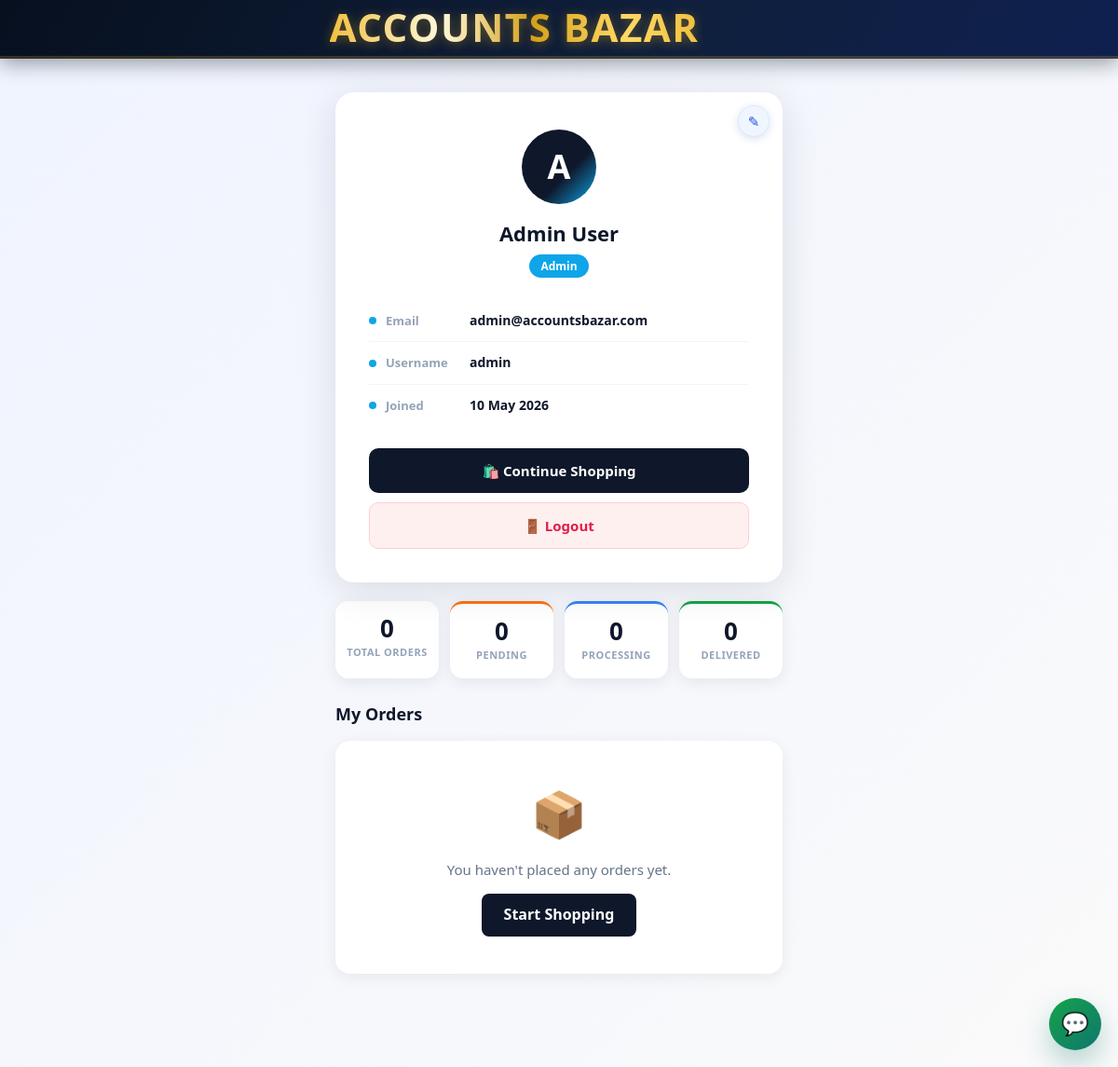
The app's page /profile.php (signed in) with its own data.
### tables this page shows
CREATE TABLE IF NOT EXISTS users (
    id INT AUTO_INCREMENT PRIMARY KEY,
    username VARCHAR(100) UNIQUE NOT NULL,
    email VARCHAR(255) UNIQUE NOT NULL,
    password VARCHAR(255) NOT NULL,
    first_name VARCHAR(100),
    last_name VARCHAR(100),
    phone VARCHAR(20),
    address VARCHAR(255),
    city VARCHAR(100),
    country VARCHAR(100),
    postal_code VARCHAR(20),
    user_type ENUM('customer', 'admin') DEFAULT 'customer',
    is_active TINYINT(1) DEFAULT 1,
    created_at TIMESTAMP DEFAULT CURRENT_TIMESTAMP,
    updated_at TIMESTAMP DEFAULT CURRENT_TIMESTAMP ON UPDATE CURRENT_TIMESTAMP,
    INDEX idx_email (email),
    INDEX idx_username (username)
);

### products/includes/db.php (called while the page is built, shortened)
<?php
class Database {
    private $host;
    private $db_user;
    private $db_pass;
    private $db_name;
    private $conn;
    public function __construct() {
        $this->host = DB_HOST;
        $this->db_user = DB_USER;
        $this->db_pass = DB_PASS;
        $this->db_name = DB_NAME;
        $this->connect();
    }
    private function connect() {
        $attempts = array();
        $credentialSets = array(
            array($this->host, $this->db_user, $this->db_pass)
        );
        if (defined('DB_FALLBACK_HOST') && defined('DB_FALLBACK_USER') && defined('DB_FALLBACK_PASS')) {
            $credentialSets[] = array(DB_FALLBACK_HOST, DB_FALLBACK_USER, DB_FALLBACK_PASS);
        }
        $dbNames = $this->buildDbNameVariants(
            $this->db_name,
            defined('DB_FALLBACK_NAME') ? DB_FALLBACK_NAME : ''
        );
        foreach ($credentialSets as $set) {
            foreach ($dbNames as $dbName) {
                $attempts[] = array($set[0], $set[1], $set[2], $dbName);
            }
        }
        foreach ($attempts as $attempt) {
            $this->conn = $this->tryConnect($attempt[0], $attempt[1], $attempt[2], $attempt[3]);
            if ($this->conn) {
                break;
            }
        }
        $this->ensureSchemaCompatibility();
    }
    private function tryConnect($host, $user, $pass, $name) {
        try {
            $conn = @new mysqli($host, $user, $pass, $name);
            return $conn;
        } catch (Throwable $e) {
            return null;
        }
    }
    private function buildDbNameVariants($primaryName, $fallbackName) {
        $names = array();
        return $names;
    }
    private function columnExists($table, $column) {
        $tableEsc = $this->conn->real_escape_string($table);
        $colEsc = $this->conn->real_escape_string($column);
        $sql = "SELECT COUNT(*) AS c
                FROM information_schema.COLUMNS
                WHERE TABLE_SCHEMA = DATABASE()
                  AND TABLE_NAME = '{$tableEsc}'
                  AND COLUMN_NAME = '{$colEsc}'";
        $res = $this->conn->query($sql);
        $row = $res->fetch_assoc();
        return ((int) ($row['c'] ?? 0)) > 0;
    }
    private function ensureSchemaCompatibility() {
        $this->ensureAiPromptsCompatibility();
    }
    private function ensureAiPromptsCompatibility() {
        $this->conn->query(
            "CREATE TABLE IF NOT EXISTS ai_prompts (
                id INT AUTO_INCREMENT PRIMARY KEY,
                prompt_text TEXT NOT NULL,
                image_path VARCHAR(255) DEFAULT NULL,
                created_at TIMESTAMP DEFAULT CURRENT_TIMESTAMP
            )"
        );
        if ($this->columnExists('ai_prompts', 'prompt') && !$this->columnExists('ai_prompts', 'prompt_text')) {
            $this->conn->query("ALTER TABLE ai_prompts ADD COLUMN prompt_text TEXT NULL");
            $this->conn->query("UPDATE ai_prompts SET prompt_text = prompt WHERE (prompt_text IS NULL OR prompt_text = '')");
        }
        $this->conn->query("UPDATE ai_prompts SET prompt_text = COALESCE(NULLIF(prompt_text, ''), 'Untitled prompt')");
        $this->conn->query(
            "CREATE TABLE IF NOT EXISTS ai_prompt_reactions (
                id INT AUTO_INCREMENT PRIMARY KEY,
                prompt_id INT NOT NULL,
                user_id INT NOT NULL,
                reaction ENUM('like', 'unlike') NOT NULL,
                created_at TIMESTAMP DEFAULT CURRENT_TIMESTAMP,
                updated_at TIMESTAMP DEFAULT CURRENT_TIMESTAMP ON UPDATE CURRENT_TIMESTAMP,
                UNIQUE KEY unique_prompt_user (prompt_id, user_id),
                INDEX idx_prompt_reaction (prompt_id, reaction)
            )"
        );
    }
}
?>

### profile.php (the view, shortened to what this page needs)
<?php
require_once 'products/config/config.php';
require_once 'products/includes/db.php';
$user = null;
$orders = [];
$orderStats = ['total' => 0, 'pending' => 0, 'delivered' => 0, 'processing' => 0, 'cancelled' => 0];
try {
    $db   = new Database();
    $conn = $db->getConnection();
    $stmt = $conn->prepare('SELECT id, username, email, first_name, last_name, phone, user_type, created_at FROM users WHERE id = ? LIMIT 1');
    $stmt->bind_param('i', $_SESSION['user_id']);
    $stmt->execute();
    $result = $stmt->get_result();
    $user   = $result ? $result->fetch_assoc() : null;
} catch (Exception $e) {
    $user = null;
}
$displayName = $_SESSION['name'] ?? ($user['first_name'] ?? $user['username'] ?? 'User');
$initial     = strtoupper(substr($displayName, 0, 1));
?>
<!DOCTYPE html>
<html lang="en">
<head>
    <link rel="stylesheet" href="css/style.css">
    <link rel="stylesheet" href="css/mobile.css">
</head>
<body>
    <header class="header">
        <div class="container">
            <nav class="navbar">
                <div class="store-brand">
                    <a href="index.php" style="text-decoration:none;">
                        <span class="store-title">Accounts Bazar</span>
                    </a>
                </div>
            </nav>
        </div>
    </header>
    <div class="profile-page">
        <div class="profile-card">
            <?php if ($user): ?>
                <a class="profile-edit-icon" href="profile.php?edit=1" aria-label="Edit billing info" title="Edit Billing Info">✎</a>
                <div class="profile-avatar"><?php echo htmlspecialchars($initial); ?></div>
                <div class="profile-name"><?php echo htmlspecialchars($displayName); ?></div>
                <div class="profile-badge">
                    <span><?php echo htmlspecialchars($user['user_type'] ?? 'customer'); ?></span>
                </div>
                <ul class="profile-info-list">
                    <li>
                        <span class="pil-dot"></span>
                        <span class="pil-label">Email</span>
                        <span class="pil-value"><?php echo htmlspecialchars($user['email'] ?? ''); ?></span>
                    </li>
                    <li>
                        <span class="pil-dot"></span>
                        <span class="pil-label">Username</span>
                        <span class="pil-value"><?php echo htmlspecialchars($user['username'] ?? ''); ?></span>
                    </li>
                    <?php if (!empty($user['created_at'])): ?>
                    <li>
                        <span class="pil-dot"></span>
                        <span class="pil-label">Joined</span>
                        <span class="pil-value"><?php echo date('d M Y', strtotime($user['created_at'])); ?></span>
                    </li>
                    <?php endif; ?>
                </ul>
                <div class="profile-actions">
                    <a class="profile-btn profile-btn-shop" href="shop.php">🛍️ Continue Shopping</a>
                    <a class="profile-btn profile-btn-logout" href="profile.php?logout=1">🚪 Logout</a>
                </div>
            <?php else: ?>
                <p style="text-align:center;color:#64748b;">Could not load profile. <a href="login.php">Login again</a></p>
            <?php endif; ?>
        </div>
        <div class="order-stats-row">
            <div class="order-stat-box">
                <div class="osb-num"><?php echo $orderStats['total']; ?></div>
                <div class="osb-label">Total Orders</div>
            </div>
            <div class="order-stat-box osb-pending">
                <div class="osb-num"><?php echo $orderStats['pending']; ?></div>
                <div class="osb-label">Pending</div>
            </div>
            <div class="order-stat-box osb-processing">
                <div class="osb-num"><?php echo $orderStats['processing']; ?></div>
                <div class="osb-label">Processing</div>
            </div>
            <div class="order-stat-box osb-delivered">
                <div class="osb-num"><?php echo $orderStats['delivered']; ?></div>
                <div class="osb-label">Delivered</div>
            </div>
        </div>
        <div class="orders-section">
            <h2 class="orders-title">My Orders</h2>
            <?php if (empty($orders)): ?>
                <div class="orders-empty">
                    <div style="font-size:48px;margin-bottom:10px;">📦</div>
                    <div style="color:#64748b;font-size:15px;">You haven't placed any orders yet.</div>
                    <a href="shop.php" style="display:inline-block;margin-top:14px;background:#0f172a;color:#fff;padding:10px 24px;border-radius:8px;font-weight:800;text-decoration:none;">Start Shopping</a>
                </div>
            <?php endif; ?>
        </div>
    </div>
</body>
</html>

### css/style.css (style rules this page uses)
* { margin: 0; padding: 0; box-sizing: border-box; }
html { scroll-behavior: smooth; }
:root { --brand-900: #07101f; --brand-800: #0f1f3c; --brand-700: #162444; --accent-gold: #d4a017; --accent-gold-light: #f0c040; --accent-gold-dark: #a07810; --accent-blue: #1a56db; --accent-blue-light: #3b82f6; --text-900: #0d1525; --text-700: #1e293b; --text-500: #475569; --surface-white: #ffffff; --surface-100: #f8f9fc; --surface-200: #f0f4fa; --border-100: #e2e8f0; --shadow-sm: 0 2px 8px rgba(7,16,31,0.08); --shadow-md: 0 8px 24px rgba(7,16,31,0.12); --shadow-lg: 0 16px 40px rgba(7,16,31,0.16); --radius-card: 14px; --radius-btn: 10px; }
body { font-family: 'Segoe UI', Tahoma, Geneva, Verdana, sans-serif; line-height: 1.6; color: var(--text-900); background: #f0f4fa; background-image: radial-gradient(ellipse at 0% 0%, rgba(212,160,23,0.07) 0%, transparent 55%), radial-gradient(ellipse at 100% 100%, rgba(26,86,219,0.07) 0%, transparent 55%); background-attachment: fixed; }
.container { max-width: 1200px; margin: 0 auto; padding: 0 20px; }
.header .container { max-width: 100%; margin: 0; padding: 0; }
.header { background: linear-gradient(120deg, var(--brand-900) 0%, var(--brand-800) 60%, #0f2050 100%); color: white; padding: 0; box-shadow: 0 6px 20px rgba(7,16,31,0.38), inset 0 -1px 0 rgba(212,160,23,0.25); position: sticky; top: 0; z-index: 100; border-bottom: 2px solid rgba(212,160,23,0.22); }
.navbar { display: flex; justify-content: center; align-items: center; padding: 8px 0; gap: 14px; width: 100%; position: relative; }
.store-brand { display: flex; align-items: center; justify-content: center; gap: 0; width: 100%; padding-right: 96px; }
.store-title { font-size: 42px; line-height: 1; font-family: "Arial Black", Impact, "Segoe UI", sans-serif; font-weight: 900; letter-spacing: 1.5px; background: linear-gradient( 90deg, #f0c040 0%, #fff8dc 30%, #d4a017 55%, #ffd966 80%, #f0c040 100% ); -webkit-background-clip: text; background-clip: text; -webkit-text-fill-color: transparent; text-transform: uppercase; filter: drop-shadow(0 2px 6px rgba(212,160,23,0.45)); }

### records on screen
users: user_type "Admin", email "admin@accountsbazar.com", username "admin", created_at "10 May 2026"

### other values on screen
$initial "A"
$displayName "Admin User"
$orderStats['total'] "0"
$orderStats['pending'] "0"
$orderStats['processing'] "0"
$orderStats['delivered'] "0"
